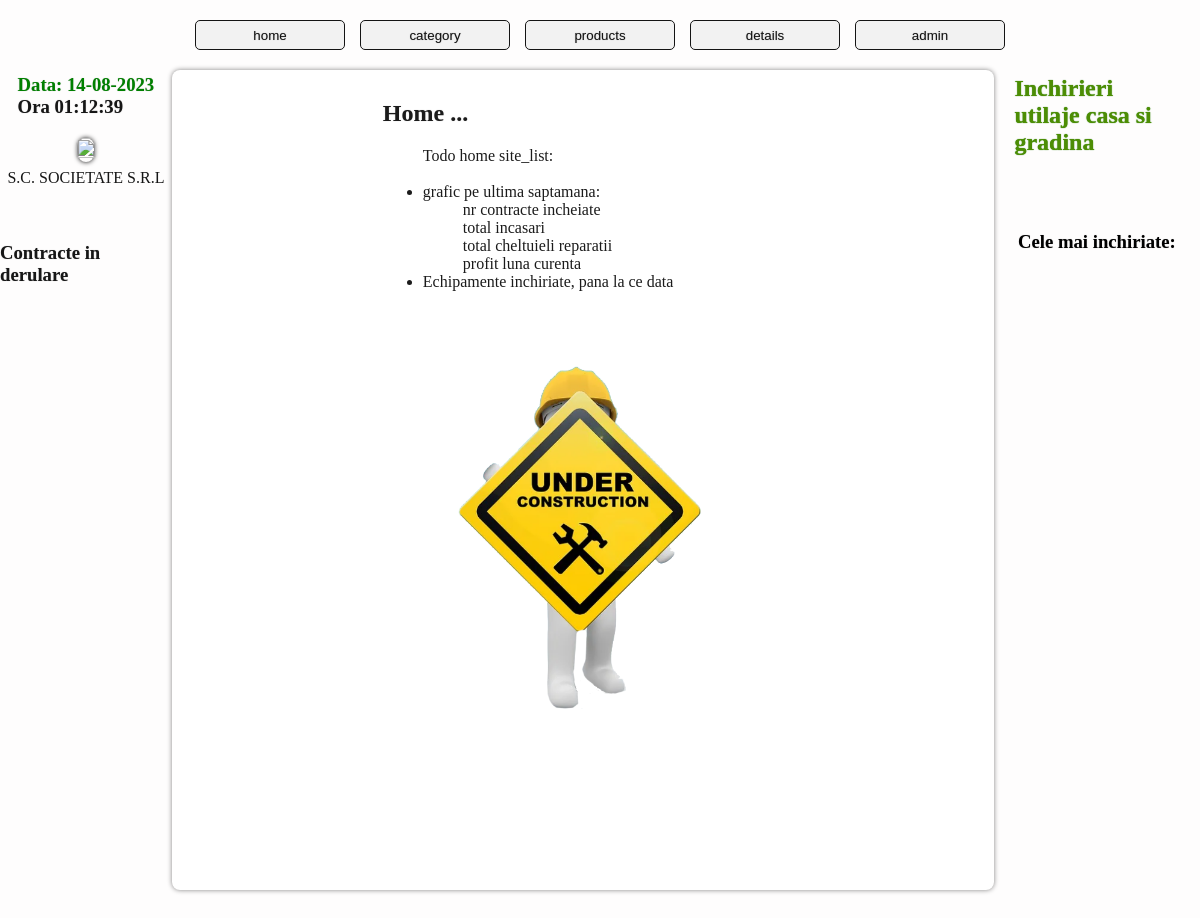
The app's page /, older data.
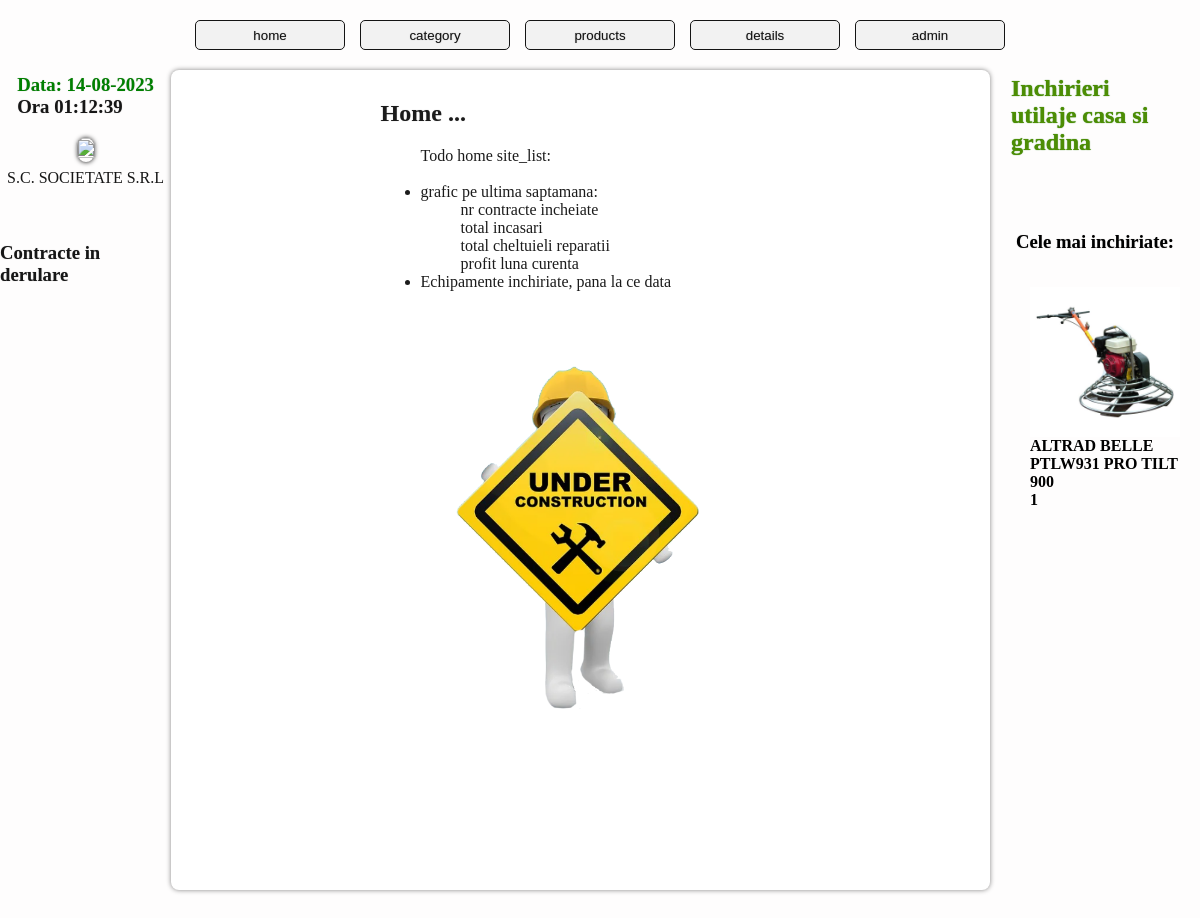
The same page, newer data.
### hireman/models.py (models this page shows, shortened)
class Buton_meniu(models.Model):
    buton = models.CharField(max_length=150)
    slug = models.SlugField(unique=True)
    class Meta:
        db_table = ''
        managed = True
        verbose_name = 'Buton'
        verbose_name_plural = 'Butoane'
    def __str__(self) -> str:
        return self.slug

class Produs(models.Model):
    categorie = models.ForeignKey(Categorie, serialize=True, on_delete=models.CASCADE)
    nume = models.CharField(max_length=250)
    slug = models.SlugField(unique=True)
    cod_produs = models.IntegerField()
    descriere = models.TextField()
    specificatii = models.TextField()
    pret = models.ForeignKey(PretProdus, on_delete=models.DO_NOTHING)
    status = models.CharField(choices=(("disponibil", "disponibil"), ("nedisponibil", "nedisponibil"), ("service", "service")), default="disponibil", max_length=20)
    poza = models.ImageField(upload_to='hireman/static/media/', null=True)
    garantie = models.IntegerField(default=600)
    data = datetime.date(datetime.now())
    class Meta:
        db_table = ''
        managed = True
        verbose_name = 'Produs'
        verbose_name_plural = 'Produse'
    def __str__(self):
        return f"{self.nume}"

### hireman/views.py (the view)
# urls.py: path('', view_home, name="home"),
def view_home(request):
    global contracte
    contracte = [contract for contract in Contract.objects.all()]
    cele_mai_inchiriate()
    context = {}
    add_first_to_second_dict(CONTEXT_GLOBAL,context)
    return render(request, "home.html", context)

### hireman/views.py (called while the page is built, shortened)
def cele_mai_inchiriate(index=None):
    contracte = Contract.objects.all()
    produse = {}
    for contract in contracte:
        produs = contract.produs
        if produs in [k for k, v in produse.items()]:
            produse[produs] += 1
        else:
            produse[produs] = 1
    sorted_keys = dict(sorted(produse.items(), key=lambda item:item[1], reverse=True))
    if index == None:
        return [[Produs.objects.get(slug=k),v] for k, v in sorted_keys.items()][0:3]

def add_first_to_second_dict(first_dict, second_dict):
    for key, value in first_dict.items():
        second_dict[key] = value
    return second_dict

### hireman/templates/home.html
{% extends "main.html" %}
{% load static %}
{% block home %}
    <div id="home">
        <h2>Home ...</h2>
    <ul>Todo home site_list:
        <br><br>
        <li>grafic pe ultima saptamana:
            <ol>nr contracte incheiate</ol>
            <ol>total incasari</ol>
            <ol>total cheltuieli reparatii</ol>
            <ol>profit luna curenta</ol>
        </li>
        <li>Echipamente inchiriate, pana la ce data</li>
    </ul>
    <br><br>
    <img src={% static "img/maintenance2.png"%} alt="" hight="400px" width="400px">
    </div>
{% endblock home %}

### hireman/templates/main.html (shortened to what this page needs)
{% load static %}
<!DOCTYPE html>
<html lang="en">
<head>
    <link rel="stylesheet" type="text/css" href="{% static 'css/main_w.css'%}" />
    <link rel="stylesheet" href="https://cdnjs.cloudflare.com/ajax/libs/font-awesome/4.7.0/css/font-awesome.min.css">
</head>
<body>
    <div class="container_left">
        <div id="clock">
            <h3><span id='data'></span>
                <br>
                <span>Ora </span><span id="time"></span>
            </h3>
        </div>
        <div id="logo">
            <div class="logo1">
                <a href="https://www.postermywall.com/index.php/art/template/08a90705dc649cb0fad947c571902c99/buy-one-get-one-free-logo-design-template">
                    <img src='{% static "img/logo3.jpg" %}' alt="" sizes="" srcset="">
                </a>
            </div>
        </div>
        <span style='margin-top:5px'>S.C. SOCIETATE S.R.L</span>
        <br><br>
        <h3>Contracte in derulare</h3>
        <br>
    </div>
    <div id="header" class="header">
        <div id="header_body">
            {% for b in butoane %}
            <a href= /{{b}}>
                <button class="" type="button" >
                    {{b}}
                </button>
            </a>
        {% endfor %}
        </div>
    </div>
    <div class="container_center">
        <div>{% block home %}
            {% endblock home %}</div>
    </div>
    <div class="container_right">
        <h2>Inchirieri utilaje casa si gradina</h2>
        <br><br>
        <h3>Cele mai inchiriate:</h3>
        <div class="most_popular">
            {% for produs in produse_populare %}
                <ul>
                    {% for p in produs %}
                        {% if p > 1 %}
                            <span>{{p}} de persoane au inchiriat</span>
                        {% else %}
                            <img src="/{{p.poza}}" alt="">
                            <span><b>{{p|safe}}</b></span>
                        {% endif %}
                    {% endfor %}
                    <br><br>
                </ul>
            {% endfor %}
        </div>
    </div>
</body>
</html>

Row changes from the older to the newer data that the page shows:
now on this page (row edited): Produs: poza (picture), nume "ALTRAD BELLE PTLW931 PRO TILT 900", produs "1"
